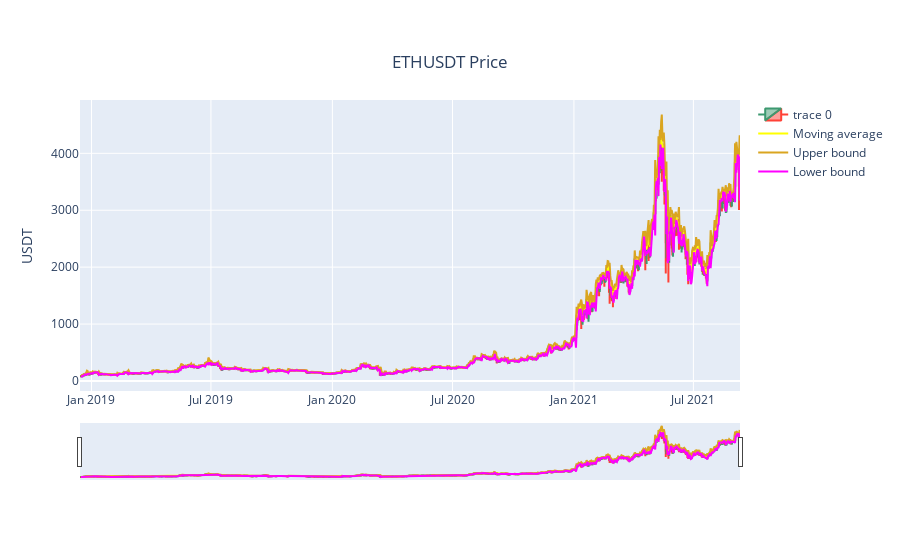

The notebook cell saved with this chart:
### Markdown cell above
### Plot candlesticks

### Code cell
import plotly.graph_objects as go

from datetime import datetime

fig = go.Figure(data=[go.Candlestick(x=df.index,
                open=df['open'],
                high=df['high'],
                low=df['low'],
                close=df['close'])])

fig.update_layout(
    yaxis_title="USDT",
    title={
        'text': symbol + " Price",
        'y':0.9,
        'x':0.5,
        'xanchor': 'center',
        'yanchor': 'top'})

fig.add_trace(
    go.Scatter(
        x=df.index,
        y=df.MA_2,
        name = "Moving average",
        mode="lines",
        line=go.scatter.Line(color="yellow"),
        showlegend=True)
)


fig.add_trace(
    go.Scatter(
        x=df.index,
        y= df['MA_2'] + 2 * df.STD_2,
        name = "Upper bound",
        mode="lines",
        line=go.scatter.Line(color="goldenrod"),
        showlegend=True)
)

fig.add_trace(
    go.Scatter(
        x=df.index,
        y= df['MA_2'] - 2 * df.STD_2,
        name = "Lower bound",
        mode="lines",
        line=go.scatter.Line(color="magenta"),
        showlegend=True)
)

fig.show()

### Figure 1 — Plotly figure (JSON) as saved in the notebook; plotly's stock layout.template omitted (floating-point values rounded to 4 significant figures; data arrays with more than 128 entries replaced by an {"elided": "..."} marker saying what was removed)
{"data": [{"close": {"elided": "1000 float values"}, "high": {"elided": "1000 float values"}, "low": {"elided": "1000 float values"}, "open": {"elided": "1000 float values"}, "type": "candlestick", "x": {"elided": "1000 str values"}}, {"line": {"color": "yellow"}, "mode": "lines", "name": "Moving average", "showlegend": true, "type": "scatter", "x": {"elided": "1000 str values"}, "y": {"elided": "1000 float values"}}, {"line": {"color": "goldenrod"}, "mode": "lines", "name": "Upper bound", "showlegend": true, "type": "scatter", "x": {"elided": "1000 str values"}, "y": {"elided": "1000 float values"}}, {"line": {"color": "magenta"}, "mode": "lines", "name": "Lower bound", "showlegend": true, "type": "scatter", "x": {"elided": "1000 str values"}, "y": {"elided": "1000 float values"}}], "layout": {"title": {"text": "ETHUSDT Price", "x": 0.5, "xanchor": "center", "y": 0.9, "yanchor": "top"}, "yaxis": {"title": {"text": "USDT"}}}}
